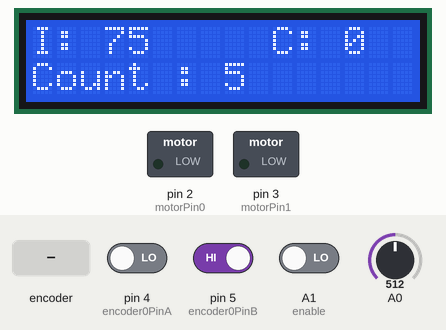
Simulated run of this sketch. Board: Arduino Uno, built with avr-gcc and run on an emulated ATmega328P. Shown: 16×2 character LCD, switched loads named in the sketch (green lamp = pin HIGH). Inputs (shaded band) come from the test bench; at power-on: A1 (enable) LOW, A0 = 512, pin 4 (encoder0PinA) LOW, pin 5 (encoder0PinB) HIGH. What the sketch prints to the serial monitor is not drawn.

Above: at 1.2 s.
1.3 s: A1 (enable) driven HIGH
4.3 s: rotary encoder on pin 4 (encoder0PinA) / pin 5 (encoder0PinB) turned 2 steps (second pin leading)
At 6.3 s:
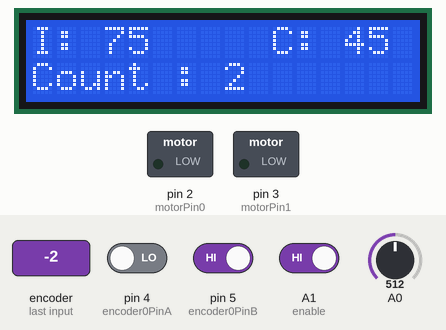
7.7 s: rotary encoder on pin 4 (encoder0PinA) / pin 5 (encoder0PinB) turned 2 steps (second pin leading)
At 8.67 s:
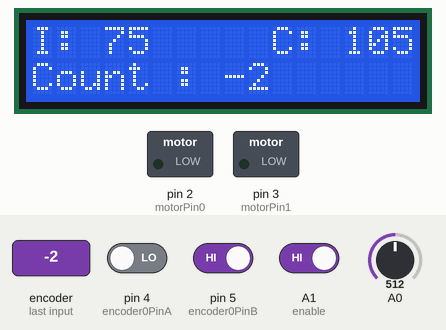
11.1 s: A0 set to 582
At 11.61 s:
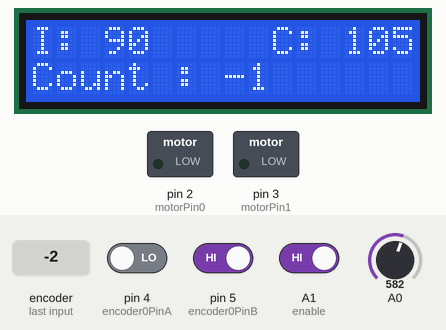
12.9 s: A0 set to 617
At 13.4 s:
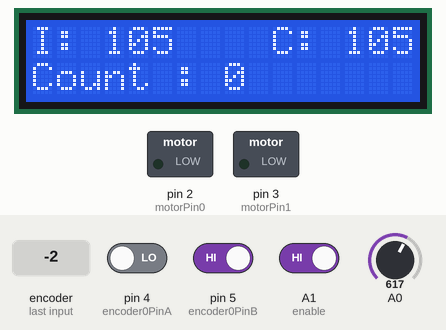
14.4 s: A0 set to 511
At 14.62 s:
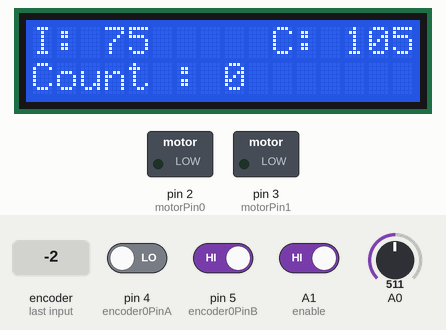
Timing chart, 0 to 17.2 s (numbered marks = the images above; inputs shaded):
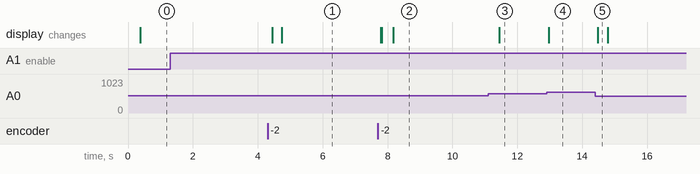

Measured:
- after the input at 4.3 s, the display: first changes after 0.14 s (image 1 shows a later state)
- after the input at 7.7 s, the display: first changes after 0.10 s (image 2 shows a later state)
- after the input at 11.1 s, the display: changes after 0.35 s (image 3)
- after the input at 12.9 s, the display: changes after 0.07 s (image 4)
- after the input at 14.4 s, the display: changes after 0.08 s (image 5)

The sketch:

Rotary_Final.ino
```cpp
#include <LiquidCrystal.h>

int val;
int encoder0PinA = 4;
int encoder0PinB = 5;
int encoder0Pos = -6;
int encoder0PinALast = LOW;
int n = LOW;
int setPoint = -6;
int input = 0;
int positioning = 0;
LiquidCrystal lcd(8, 9, 13, 12, 11, 10);

#define enable A1
#define motorPin0 2
#define motorPin1 3

void setup() {
  pinMode (encoder0PinA, INPUT);
  pinMode (encoder0PinB, INPUT);
  pinMode (motorPin0, OUTPUT);
  pinMode (motorPin1, OUTPUT);
  pinMode (enable, INPUT);
  Serial.begin (9600);
  lcd.begin(16, 2);
  lcd.setCursor(0, 1);
  lcd.print("Count : ");
  lcd.print(encoder0Pos+6);
}

void loop() {
  lcd.clear();
  input = analogRead(A0);
  if (input >= 1000)
  input = 1000;
  if(input <= 40)
  input = 40;
input=map(input, 40,1000,0,12);
input=map(input, 0,12,40,1000);

  lcd.setCursor(0, 0);
  lcd.print("I: ");
  lcd.print(map(input, 40, 1000, 0, 180));
  lcd.setCursor(10, 0);
  lcd.print("C: ");
  lcd.print(map(encoder0Pos, -6, 6, 0, 180));
  lcd.setCursor(0, 1);
  lcd.print("Count : ");
  lcd.print(setPoint - encoder0Pos);
  delay(6);
  Serial.print("Input Angle : ");
  Serial.print(map(input, 40, 1000, 0, 180));
  Serial.print("\t\t\t\t\t\t\t");
  setPoint = map(input,30 ,1000, -6, 6);
  Serial.print("Current Angle : ");
  Serial.print(map(encoder0Pos, -6, 6, 0, 180));
  //Serial.print(encoder0Pos);
  Serial.println("\t");

  n = digitalRead(encoder0PinA);
  if (n != encoder0PinALast) {
    if (digitalRead(encoder0PinB) != n) {
      encoder0Pos--;
      //delay(1);
    } else {
      encoder0Pos++;
      //delay(1);
    }
    Serial.print (encoder0Pos);
    Serial.println();
  }
  encoder0PinALast = n;
  if(digitalRead(enable) || positioning == 1)
  {
   delay(10);
  if(setPoint < encoder0Pos)
  {
   positioning = 1;
   digitalWrite(motorPin0, HIGH);
   digitalWrite(motorPin1, LOW);
   delay(3);
  }
  if(setPoint > encoder0Pos)
  {
   positioning = 1;
   digitalWrite(motorPin0, LOW);
   digitalWrite(motorPin1, HIGH);
   delay(3);
  }
  if(setPoint == encoder0Pos)
  {
   positioning = 0;
   digitalWrite(motorPin0, LOW);
   digitalWrite(motorPin1, LOW);
  }
   digitalWrite(motorPin0, LOW);
   digitalWrite(motorPin1, LOW);
   delay(3);
  }
}
```
